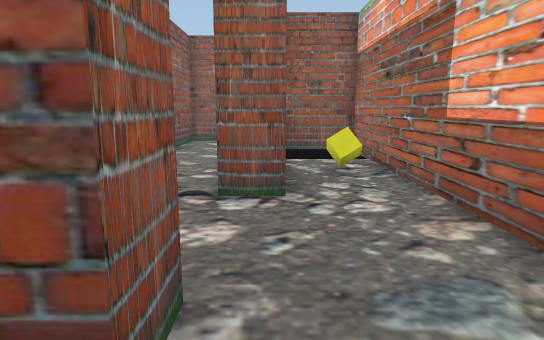
view 1 (above)

24 first-person views from a walk through a 3-D level made in the Unity game engine. The camera is 1.3 m above the floor, tilts 10° down and sees 75° across. The floor is counted in squares, 1 m on a side. Each view is taken from the middle of a square. On the plan, view 1 faces up. The plan holds only what a view shows up to about 15 squares ahead; the rest is blank. The player is left out.

view 2
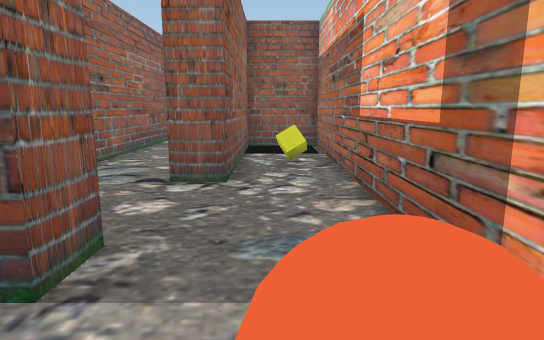

view 3
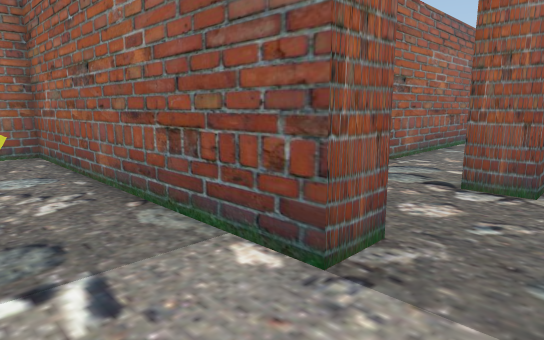

view 4
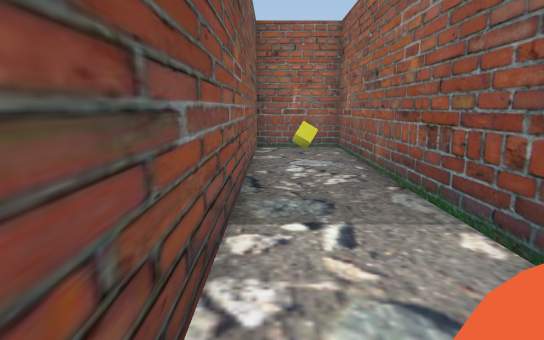

view 5
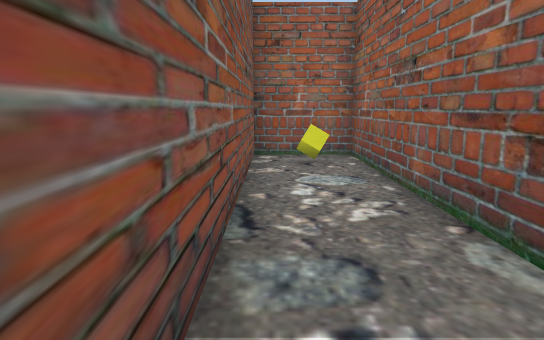

view 6
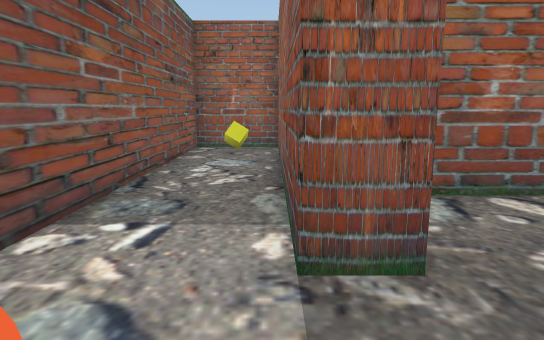

view 7
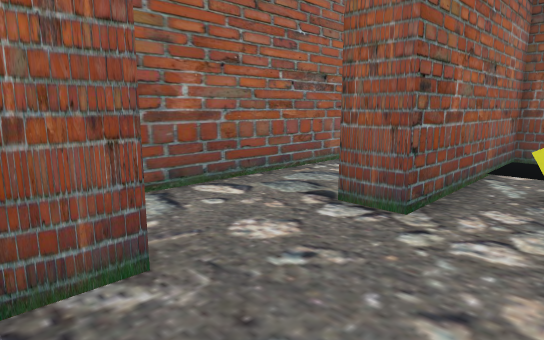

view 8
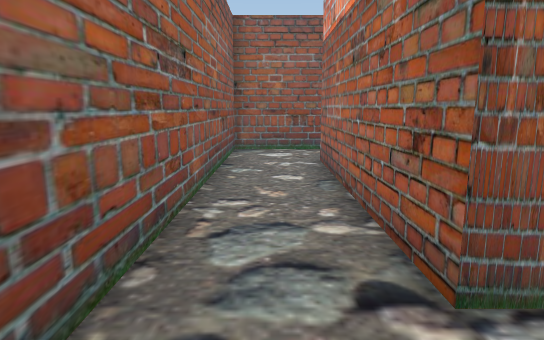

view 9
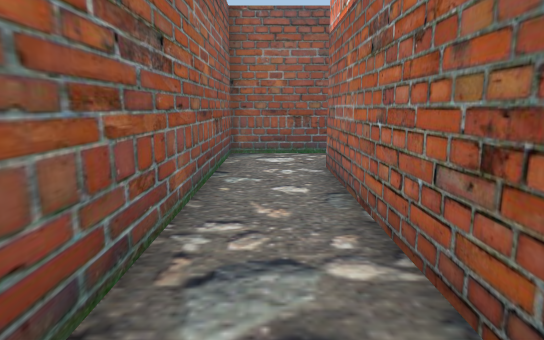

view 10
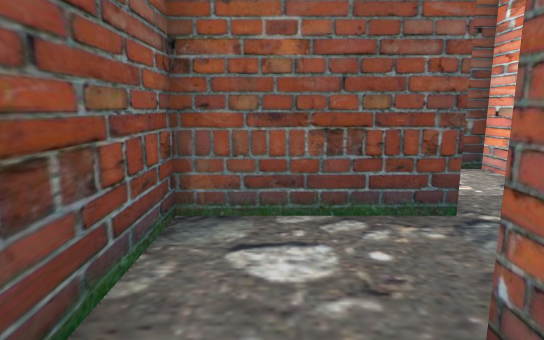

view 11
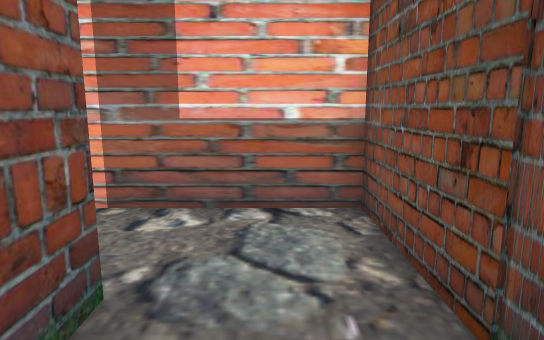

view 12
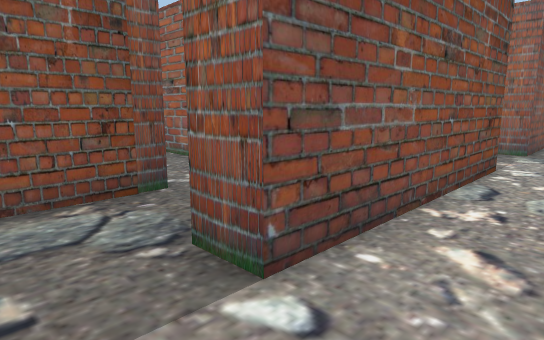

view 13
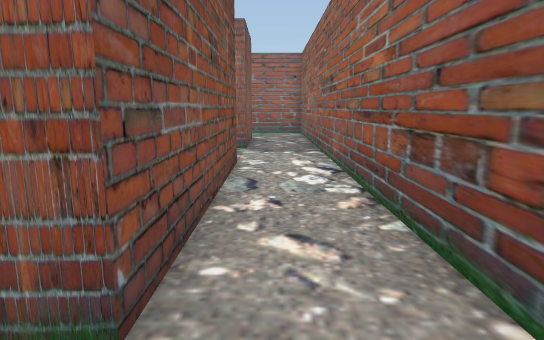

view 14
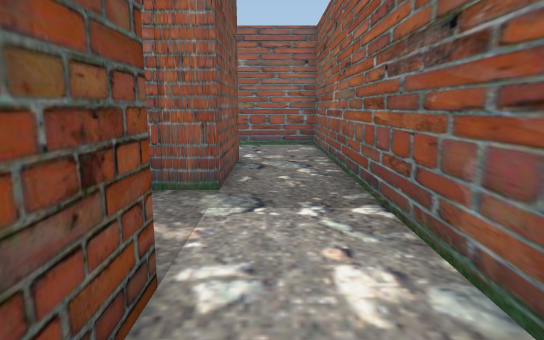

view 15
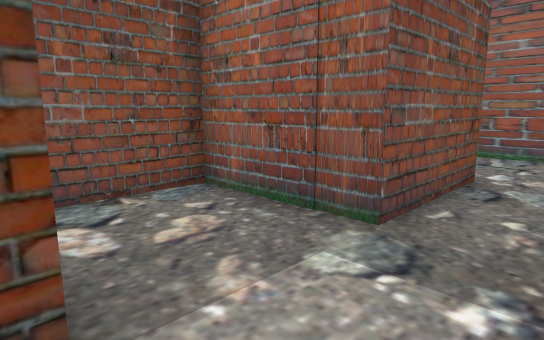

view 16
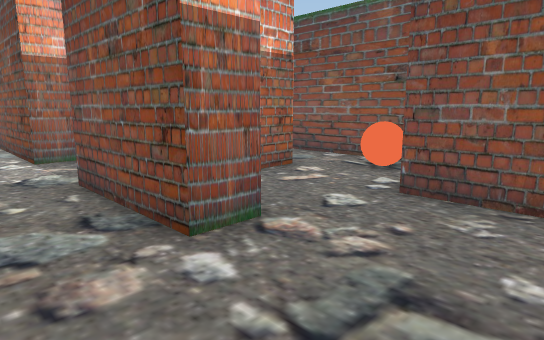

view 17
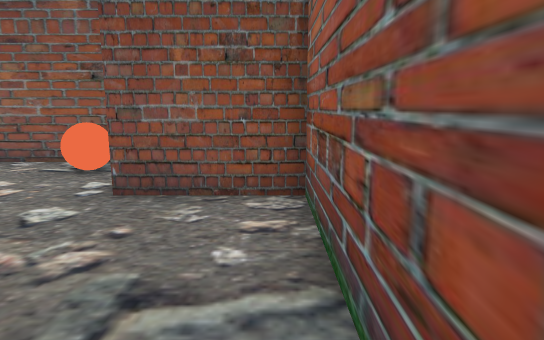

view 18
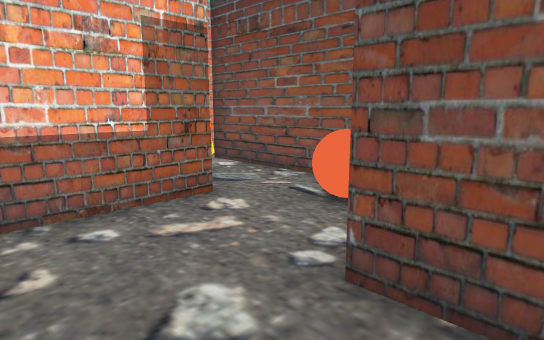

view 19
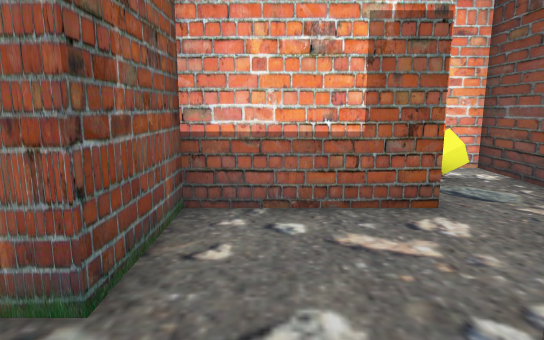

view 20
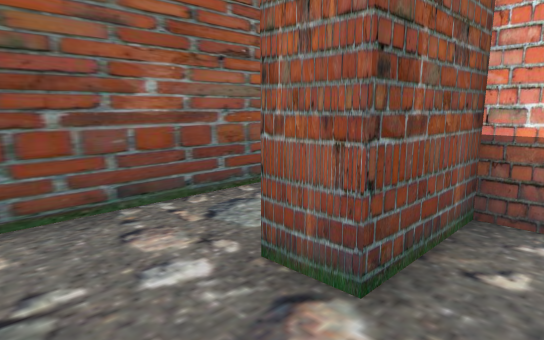

view 21
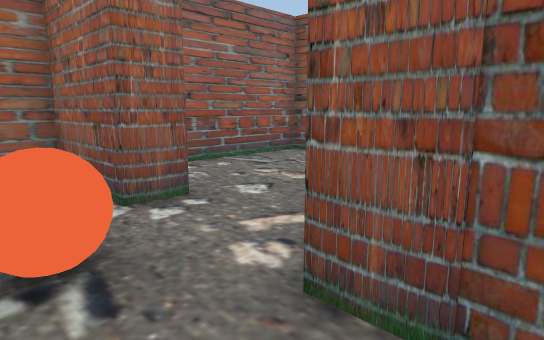

view 22
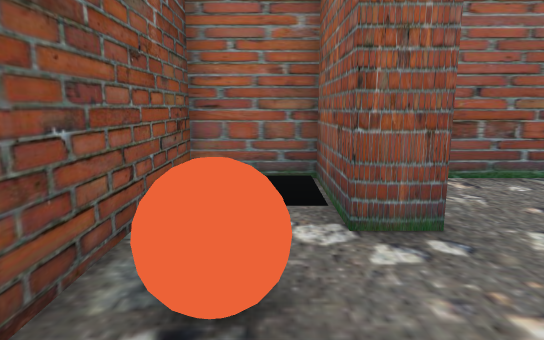

view 23
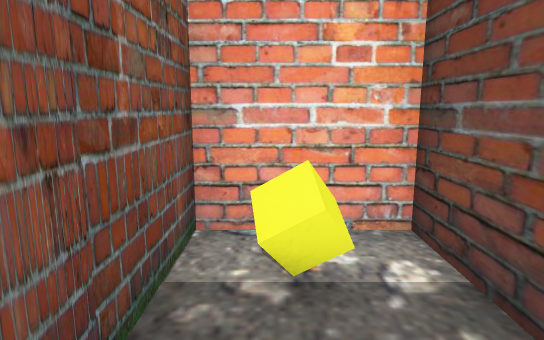

view 24
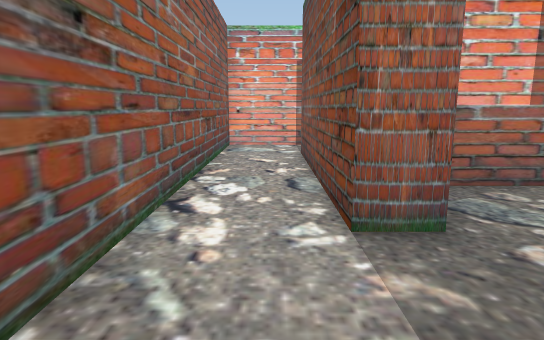

### Floor plan
Points are (right, up) in squares from view 1. A wall is a line through its corners. A room is listed if a view was taken in it or the views show most of it. See-through windows are left out.
Room 1 (views 1, 2, 3, 4, 5, 6, 7, 8, 9)
walls: (-0.6, 2.2) (-0.6, 1.2) (-9.8, 1.2) (-9.8, -1.5) (1.5, -1.5); (-3.2, 5.6) (-3.2, 3.4); (2.5, 0.8) (2.5, 10.8) (0.2, 10.8) (0.2, 5.1) (-0.8, 5.1)
ways out: opening at (-2, 5) to room 2
objects: yellow cube (-8, 0); ball (1, 0) to (2, 0); yellow cube (1, 7)
Room 2 (views 10, 11)
walls: (0.2, 15.2) (0.2, 14.2) (-3.2, 14.2) (-3.2, 5.6); (-0.8, 5.1) (-0.8, 11.8) (2.5, 11.8) (2.5, 15.5)
ways out: opening at (-2, 5) to room 1; opening at (1.5, 14.5) to room 3
Room 3 (views 12, 13, 14, 15, 16, 17, 18, 19, 20, 24)
walls: (-6.4, 14.1) (-6.4, 15.2) (0.2, 15.2); (-13, 14.2) (-13, 15.2) (-9.5, 15.2) (-9.5, 11.8) (-7.1, 11.8); (2.5, 15.5) (2.5, 17.5) (-16.5, 17.5) (-16.5, 11.8) (-13.6, 11.8)
ways out: opening at (1.5, 14.5) to room 2; opening at (-14, 13) to room 4; opening at (-6, 13)
Room 4 (views 21, 22, 23)
walls: (-13.6, 11.8) (-13.6, 10.8) (-16.5, 10.8) (-16.5, 8.5) (-7.4, 8.5) (-7.4, 10.8) (-10.5, 10.8) (-10.5, 14.2) (-13, 14.2)
ways out: opening at (-14, 13) to room 3
objects: ball (-13, 9) to (-12, 10); yellow cube (-9, 10)

Positions as (right, up) in squares from view 1, and headings:
1: (0, 0), facing up
2: (1, -1), facing up
3: (1, -1), facing up-left
4: (2, -1), facing left
5: (0, -1), facing left
6: (2, 1), facing left
7: (2, 1), facing up-left
8: (-2, 3), facing up
9: (-2, 4), facing up
10: (-2, 10), facing up
11: (-2, 13), facing right
12: (2, 17), facing down-left
13: (2, 16), facing left
14: (-4, 16), facing left
15: (-6, 17), facing down-left
16: (-16, 17), facing down-right
17: (-16, 17), facing down
18: (-15, 14), facing down-right
19: (-15, 13), facing right
20: (-15, 13), facing up-right
21: (-9, 9), facing up-left
22: (-10, 10), facing left
23: (-11, 10), facing right
24: (-10, 16), facing right
